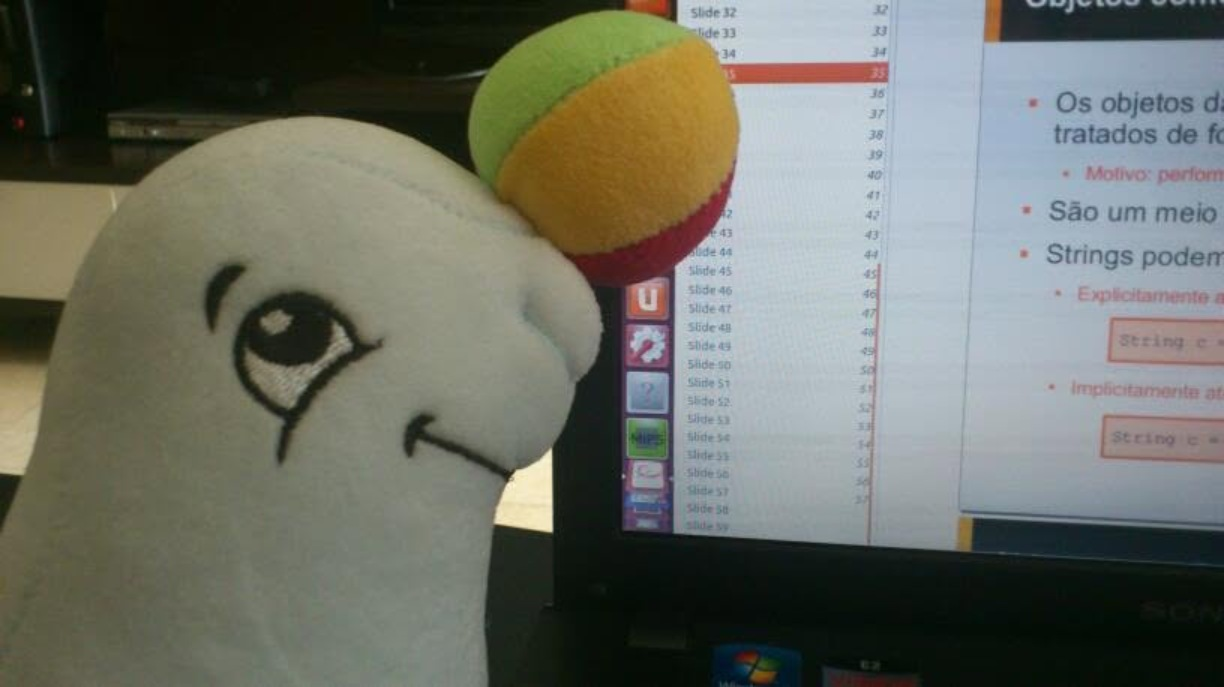
#> input picture _ferramentas/fotos/2013-foca-nos-estudos.jpg, 1224 x 687 px, given in place of avatar.png, which was not available
$ python reel_18anos.py
#> lines starting #> are read from the running program, lines starting #| are printed output that depends on the picture; after the words box and inside, x2 and y2 are one past the last pixel; in counts of white or black regions, pixels touching at a corner belong together; pictures that were not available may be replaced by others from this repository, and a replacement may not be noted
"""Reel 9:16 — "Passei no meu 1º concurso federal com 18 anos".
Gera reel_18anos.mp4 (1080x1920, 30fps, sem áudio: o áudio em alta é escolhido no app do Instagram).
Uso: python3 reel_18anos.py <pasta_saida>   (rodar a partir de _ferramentas/)"""
from PIL import Image, ImageDraw, ImageFont, ImageFilter
import numpy as np, subprocess, sys, re, os

W, H, FPS = 1080, 1920, 30
BG = (20, 17, 43); TXT = (246, 245, 251); MINT = (34, 211, 182); VIOLET = (108, 76, 241)
FD = '/usr/share/fonts/opentype/inter/'
def F(w, s): return ImageFont.truetype(FD + f'Inter-{w}.otf', s)

CARD_W, CARD_TOP, CARD_MAX_H = 940, 290, 860
TEXT_SIZE = 66
XFADE = 0.35

P = 'fotos/'
SCENES = [
 # (foto, foco_x, foco_y, texto, duração)
 (P+'ludy-posse-primeiro-concurso.jpg', .60, .40, "Passei no meu 1º concurso federal com **18 anos.**", 3.2),
 (P+'ludy-posse-primeiro-concurso.jpg', .58, .30, "Edital com **1 vaga.** Fiquei em **10º.**\nAchei que nunca iam me chamar.", 3.4),
 (P+'eua-campus.jpg', .55, .55, "Continuei estudando e ganhei uma **bolsa de 100%** pra estudar nos EUA", 3.4),
 (P+'eua-brooklyn-noite.jpg', .53, .55, "1 ano de **Ciência da Computação** em Massachusetts", 3.0),
 (P+'eua-ny-noite.jpg', .55, .45, "Aquele concurso?\n**Nem lembrava mais.**", 2.8),
 (P+'eua-brooklyn-comemorando.jpg', .48, .45, "Até que o telefone tocou:\n**fui nomeada!**", 3.0),
 (P+'eua-nasa.jpg', .45, .78, "No **4º e último ano** de validade do concurso", 3.0),
 (P+'eua-brooklyn-dia.jpg', .62, .50, "Eu carregava **10 reprovações.**\nNenhuma delas me parou.", 3.2),
 (P+'ludy-trabalho-tribunal.jpg', .50, .00, "E isso foi só o **começo.**", 2.6),
 (None, 0, 0, "Não se limite pela **idade,** pelo **número de vagas** ou pela **sua colocação.**", 3.4),
 (None, 0, 0, "Segue **@ludy.dev** para mais dicas de Concursos de TI", 3.0),
]

def tokens(text):
    out = []
    for line in text.split('\n'):
        for p in re.split(r'(\*\*.+?\*\*)', line):
            hl = p.startswith('**') and p.endswith('**')
            p = p[2:-2] if hl else p
            for w in p.split(' '):
                if w: out.append((w, hl))
        out.append(('\n', False))
    return out[:-1]

def text_layer(text, size, maxw, center=False):
    f = F('ExtraBold', size)
    sp = f.getlength(' ')
    lines, cur, cw = [], [], 0
    for w, hl in tokens(text):
        if w == '\n':
            lines.append((cur, cw)); cur, cw = [], 0; continue
        ww = f.getlength(w); add = ww + (sp if cur else 0)
        if cur and cw + add > maxw:
            lines.append((cur, cw)); cur, cw = [], 0; add = ww
        cur.append((w, hl)); cw += add
    lines.append((cur, cw))
    lh = int(size * 1.18)
    img = Image.new('RGBA', (W, lh * len(lines) + 20), (0, 0, 0, 0))
    d = ImageDraw.Draw(img)
    for i, (ln, lw) in enumerate(lines):
        x = (W - lw) / 2 if center else 70
        for j, (w, hl) in enumerate(ln):
            if j: x += sp
            d.text((x, i * lh), w, font=f, fill=MINT if hl else TXT)
            x += f.getlength(w)
    return img

def rounded_mask(w, h, r=36, ss=3):
    m = Image.new('L', (w * ss, h * ss), 0)
    ImageDraw.Draw(m).rounded_rectangle((0, 0, w * ss - 1, h * ss - 1), r * ss, fill=255)
    return m.resize((w, h), Image.LANCZOS)

def handle_chip():
    av = Image.open('avatar.png').convert('RGB').resize((64, 64), Image.LANCZOS)
    m = Image.new('L', (256, 256), 0); ImageDraw.Draw(m).ellipse((4, 4, 251, 251), fill=255)
#> after `m = Image.new('L', (256, 256), 0)`: m: PIL image 256x256 L; every value is 0
#> after `ImageDraw.Draw(m).ellipse((4, 4, 251, 251), fill=255)`:
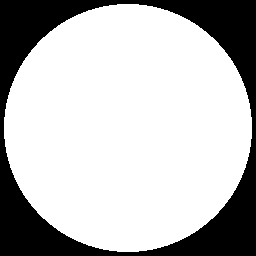
#> m: PIL image 256x256 L; 73.6% white; 1 black region, box (x1, y1, x2, y2) and area: (0, 0, 256, 256) 17272
    av.putalpha(m.resize((64, 64), Image.LANCZOS))
#> av: PIL image 64x64 RGBA
    f = F('SemiBold', 32)
    w = 64 + 16 + int(f.getlength('@ludy.dev')) + 30
    chip = Image.new('RGBA', (w + 8, 80), (0, 0, 0, 0))
#> chip: PIL image 282x80 RGBA; every value is 0
    d = ImageDraw.Draw(chip)
    d.rounded_rectangle((0, 0, w + 6, 78), 40, fill=(20, 17, 43, 200))
    chip.paste(av, (8, 7), av)
    d.text((88, 20), '@ludy.dev', font=f, fill=TXT)
    return chip

# [12 lines left out: function minimal_bg, not called in this run]

def scene_assets(photo, fx, fy, text):
#> called with photo = 'fotos/ludy-posse-primeiro-concurso.jpg', fx = 0.6, fy = 0.4
    if photo is None:
        bg = minimal_bg()
        tl = text_layer(text, 78, W - 140, center=True)
        return dict(kind='end', bg=bg, text=tl, ty=(H - tl.height) // 2 - 40)
    src = Image.open(photo).convert('RGB')
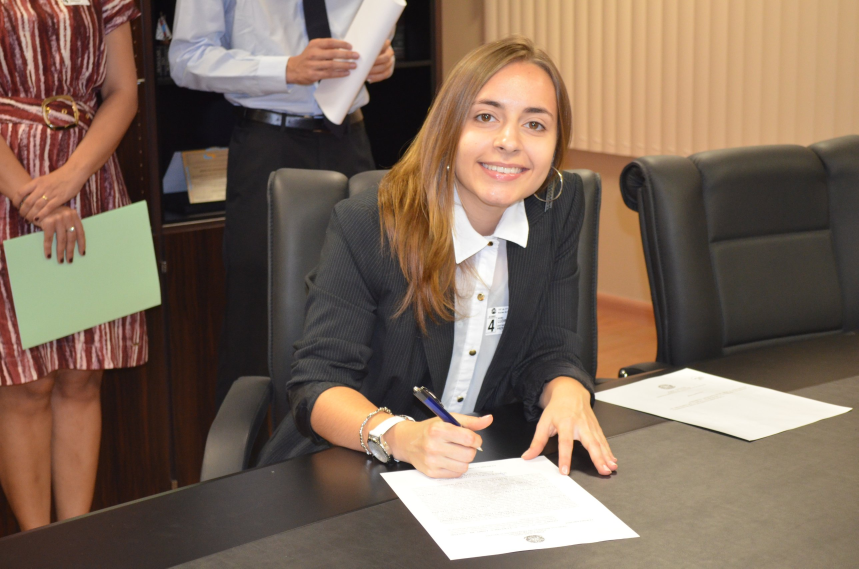
#> input picture _ferramentas/fotos/ludy-posse-primeiro-concurso.jpg, 2576 x 1706 px (shown at 1/3 size)
#> src is the input picture: PIL image 2576x1706 RGB; mean R, G, B 126, 106, 90.6
    # fundo: a própria foto, desfocada e escurecida
    s = max(W / src.width, H / src.height)
#> s = 1.13
    bg = src.resize((int(src.width * s) + 1, int(src.height * s) + 1), Image.LANCZOS)
    bg = bg.crop(((bg.width - W) // 2, (bg.height - H) // 2, (bg.width - W) // 2 + W, (bg.height - H) // 2 + H))
#> bg: PIL image 1080x1920 RGB
    bg = bg.filter(ImageFilter.GaussianBlur(38))
    bg = Image.blend(bg, Image.new('RGB', (W, H), BG), 0.62)
    native = int(CARD_W * src.height / src.width)
#> native = 622
    ch = CARD_MAX_H if native >= CARD_MAX_H else max(native, 760)
#> ch = 760
    tl = text_layer(text, TEXT_SIZE, W - 140)
#> in text_layer, `img = Image.new('RGBA', (W, lh * len(lines) + 20), (0, 0, 0, 0))`: img: PIL image 1080x174 RGBA; every value is 0
    top = max(260, (H - (ch + 70 + tl.height)) // 2 - 60)
#> top = 398
    return dict(kind='photo', src=src, fx=fx, fy=fy, bg=bg, ch=ch, top=top, mask=rounded_mask(CARD_W, ch), text=tl,
                ty=top + ch + 70)
#> in rounded_mask, `m = Image.new('L', (w * ss, h * ss), 0)`: m: PIL image 2820x2280 L; every value is 0
#> in rounded_mask, `ImageDraw.Draw(m).rounded_rectangle((0, 0, w * ss - 1, h * ss - 1), r ..`: m: PIL image 2820x2280 L; 99.8% white; 4 black regions, box (x1, y1, x2, y2) and area: (0, 0, 98, 98) 2534, (2722, 0, 2820, 98) 2534, (0, 2182, 98, 2280) 2534, (2722, 2182, 2820, 2280) 2534

# [12 lines left out: function card_frame, not called in this run]

CHIP = None
# [17 lines left out: function render_frame, not called in this run]

def main(out_dir):
    global CHIP
    CHIP = handle_chip()
    os.makedirs(out_dir, exist_ok=True)
    out = os.path.join(out_dir, 'reel_18anos.mp4')
    assets = [scene_assets(p, fx, fy, t) for p, fx, fy, t, _ in SCENES]
#> in text_layer (call 2), `img = Image.new('RGBA', (W, lh * len(lines) + 20), (0, 0, 0, 0))`: img: PIL image 1080x328 RGBA; every value is 0
#> call 3 of scene_assets, with photo = 'fotos/eua-campus.jpg', fx = 0.55, fy = 0.55
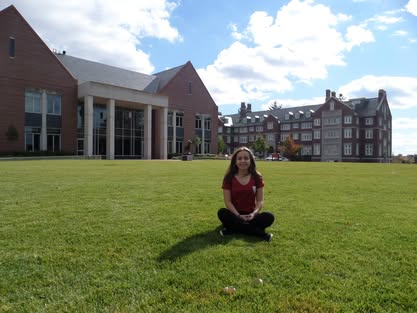
#> input picture _ferramentas/fotos/eua-campus.jpg, 417 x 313 px
#> in scene_assets, src is the input picture: PIL image 417x313 RGB; mean R, G, B 125.7, 134.6, 107.8
#> in text_layer (call 3), `img = Image.new('RGBA', (W, lh * len(lines) + 20), (0, 0, 0, 0))`: img: PIL image 1080x251 RGBA; every value is 0
#> call 4 of scene_assets, with photo = 'fotos/eua-brooklyn-noite.jpg', fx = 0.53, fy = 0.55
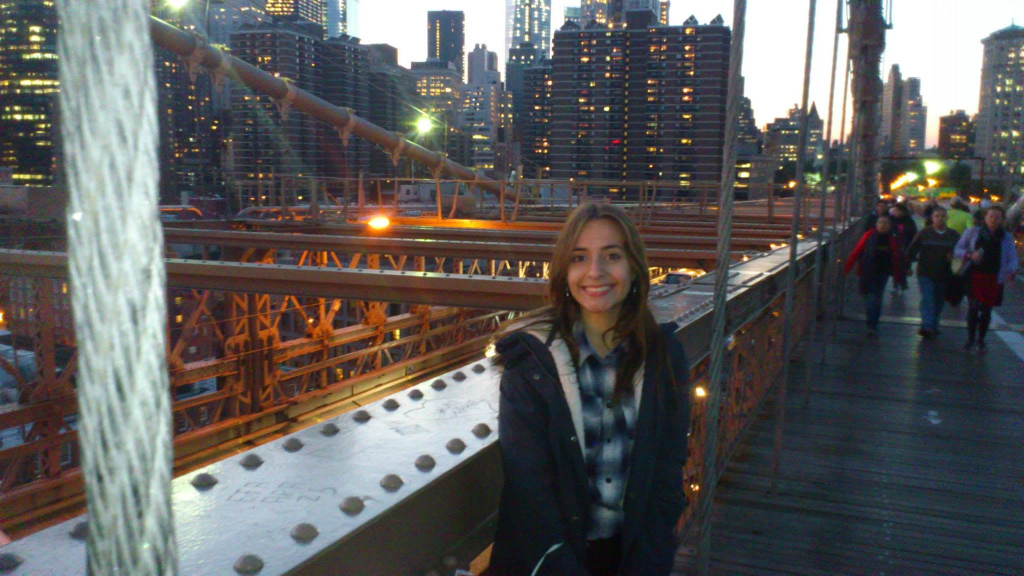
#> input picture _ferramentas/fotos/eua-brooklyn-noite.jpg, 2048 x 1152 px (shown at 1/2 size)
#> in scene_assets, src is the input picture: PIL image 2048x1152 RGB; mean R, G, B 93, 91.9, 91.5
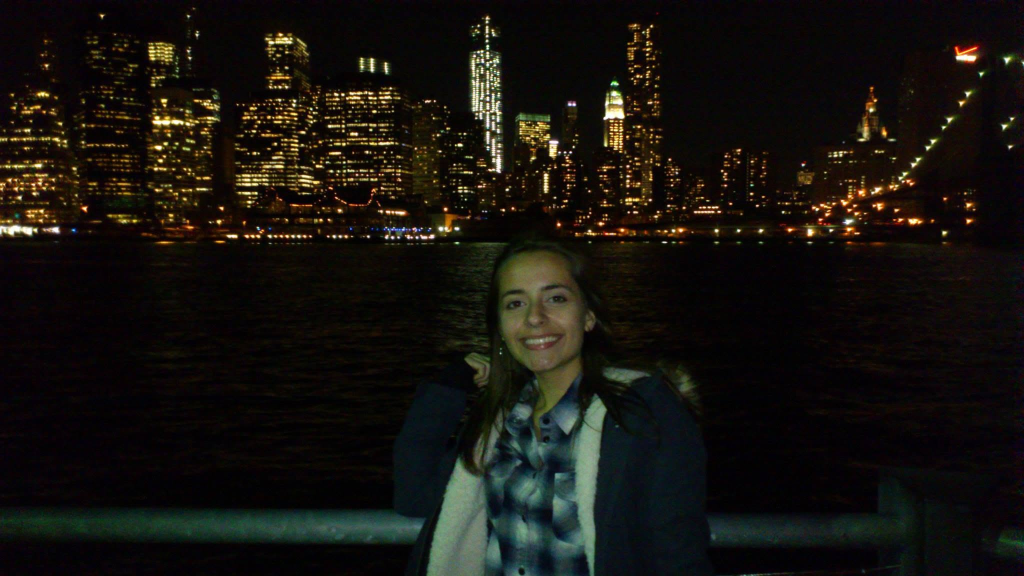
#> input picture _ferramentas/fotos/eua-ny-noite.jpg, 2048 x 1152 px (shown at 1/2 size)
#> in scene_assets, src is the input picture: PIL image 2048x1152 RGB; mean R, G, B 22.3, 19.5, 14.8
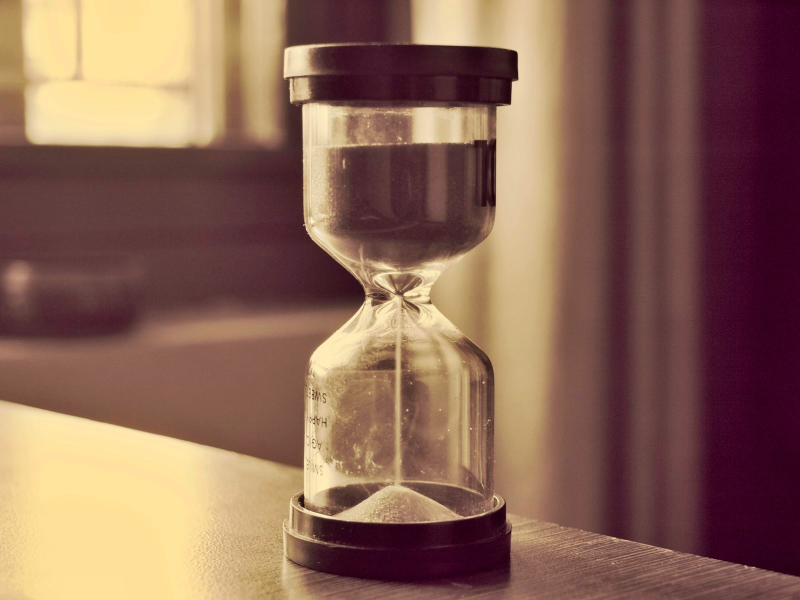
#> input picture _ferramentas/fotos/ampulheta-1.jpg, 1600 x 1200 px, given in place of eua-brooklyn-comemorando.jpg, which was not available (shown at 1/2 size)
#> in scene_assets, src is the input picture: PIL image 1600x1200 RGB; mean R, G, B 138.9, 101.8, 85.5
#> in scene_assets (call 7), `tl = text_layer(text, TEXT_SIZE, W - 140)`:
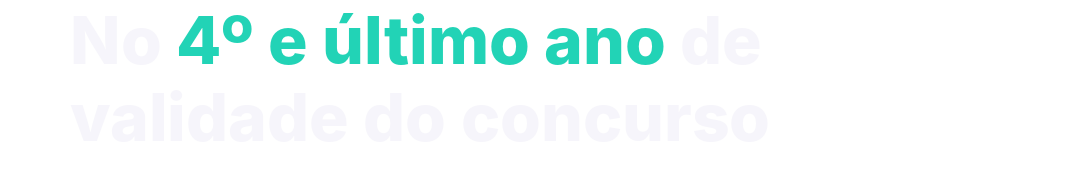
#> tl: PIL image 1080x174 RGBA; mean R, G, B, A 29.7, 39.9, 38.9, 39.4; transparent parts drawn white
    durs = [d for *_, d in SCENES]
    ff = subprocess.Popen(['ffmpeg', '-y', '-loglevel', 'error', '-f', 'rawvideo', '-pix_fmt', 'rgb24',
                           '-s', f'{W}x{H}', '-r', str(FPS), '-i', '-', '-c:v', 'libx264', '-preset', 'medium',
                           '-crf', '18', '-pix_fmt', 'yuv420p', '-movflags', '+faststart', out],
                          stdin=subprocess.PIPE)
    xf = int(XFADE * FPS)
    for i, (a, d) in enumerate(zip(assets, durs)):
        n = int(d * FPS)
        for f in range(n):
            fr = render_frame(a, f / n, (f / FPS) if i else 9.0)  # 1ª cena: texto já visível no 1º quadro (gancho)
            # crossfade com a próxima cena nos últimos quadros
            if i + 1 < len(assets) and f >= n - xf:
                k = (f - (n - xf) + 1) / (xf + 1)
                nxt = render_frame(assets[i + 1], 0, 0.0)
                fr = Image.blend(fr, nxt, k)
            ff.stdin.write(np.asarray(fr, dtype=np.uint8).tobytes())
        if i == 0:
            render_frame(a, 0.9, 2.0).save(os.path.join(out_dir, 'reel_capa.png'))
    ff.stdin.close(); ff.wait()
    print(out, sum(durs), 's')

if __name__ == '__main__':
#> (the run stopped early here; a loop or call above may not have finished)
